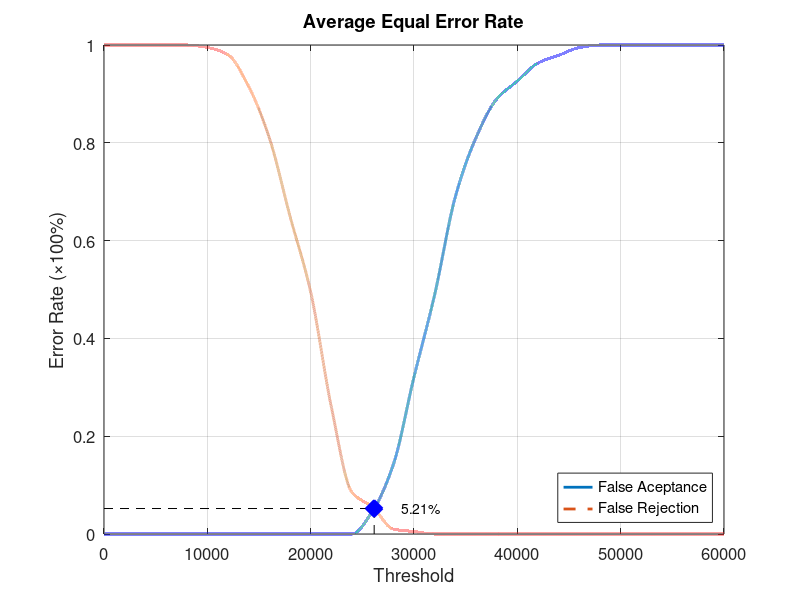
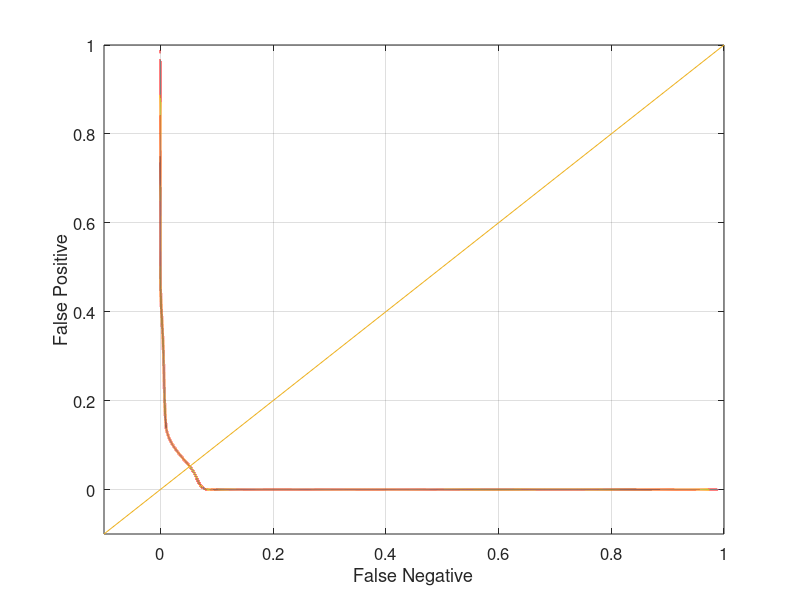

MATLAB code to generate these figures, in order:
function yEER = Database2_3
close all;
clear;
clc;
x = 0:2000:60000;
xq = 0:0.5:60000;

y0 = [0 0 0 0 0 0 0 0 0 0 0 0 0 0.0473684 0.142105 0.321053 0.489474 0.689474 0.810526 0.889474 0.926316 0.963158 0.978947 0.994737 1 1 1 1 1 1 1];
yy0 = interp1(x, y0, xq, 'pchip');
y1 = [1 1 1 1 1 0.995 0.98 0.915 0.81 0.65 0.495 0.26 0.085 0.055 0.01 0.005 0 0 0 0 0 0 0 0 0 0 0 0 0 0 0];
yy1 = interp1(x, y1, xq, 'pchip');

% Calculating EER: 
y2 = abs(y0 - y1);
find(y2 == min(y2))
yy2 = abs(yy0 - yy1);
xEER = find(yy2 == min(yy2));
xEERIndex = xq(xEER) % X-axis EER
yEER = yy0(xEER) % Y-axis EER

main = figure
plot(xq, yy0,'-','LineWidth', 2);	hold on
plot(xq, yy1,'--','LineWidth', 2);	hold on
plot([xEERIndex xEERIndex], [0 yEER], 'k--');	hold on
plot([0 xEERIndex], [yEER yEER], 'k--');	hold on
plot(xEERIndex, yEER, 'bx', 'LineWidth', 10);	hold on
text(xEERIndex + 10 * xEERIndex / 100, yEER, [num2str(round((10000 * yEER)) / 100) '%'])
legend('False Aceptance', 'False Rejection', 'Location', 'SouthEast')
xlabel('Threshold')
ylabel('Error Rate (\times100%)')
title('Average Equal Error Rate')
set(gca, 'FontSize', 12)
axis([0 60000 0 1])
grid on

print(main, 'Database2_3Main', '-dpng');
FNRxFPR = figure('Color', [1 1 1]);
plot(yy1, yy0, '-', yy1, yy0, 'LineWidth', 2);
hold on
y = -0.1:0.1:1
plot(y, y); 
set(gca, 'FontSize', 12)
xlabel('False Negative')
ylabel('False Positive')
axis([-0.1 1 -0.1 1])
set(gca, 'FontSize', 12)
grid on

print(FNRxFPR, 'Database2_3FNRxFPR','-dpng');
end
